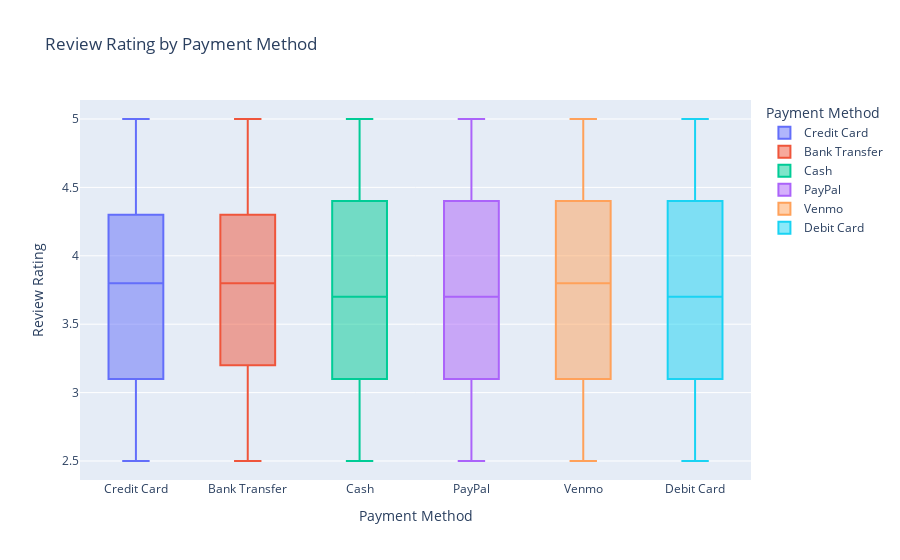

Notebook code cell kept with this figure:
### Code cell
fig= px.box (df, x='Payment Method',y='Review Rating', color='Payment Method',title='Review Rating by Payment Method')
fig.show()

### Figure 1 — Plotly figure (JSON) as saved in the notebook; plotly's stock layout.template omitted (floating-point values rounded to 4 significant figures; data arrays with more than 128 entries replaced by an {"elided": "..."} marker saying what was removed)
{"data": [{"alignmentgroup": "True", "hovertemplate": "Payment Method=%{x}<br>Review Rating=%{y}<extra></extra>", "legendgroup": "Credit Card", "marker": {"color": "#636efa"}, "name": "Credit Card", "notched": false, "offsetgroup": "Credit Card", "orientation": "v", "showlegend": true, "type": "box", "x": {"elided": "696 str values"}, "x0": " ", "xaxis": "x", "y": {"elided": "696 float values"}, "y0": " ", "yaxis": "y"}, {"alignmentgroup": "True", "hovertemplate": "Payment Method=%{x}<br>Review Rating=%{y}<extra></extra>", "legendgroup": "Bank Transfer", "marker": {"color": "#EF553B"}, "name": "Bank Transfer", "notched": false, "offsetgroup": "Bank Transfer", "orientation": "v", "showlegend": true, "type": "box", "x": {"elided": "632 str values"}, "x0": " ", "xaxis": "x", "y": {"elided": "632 float values"}, "y0": " ", "yaxis": "y"}, {"alignmentgroup": "True", "hovertemplate": "Payment Method=%{x}<br>Review Rating=%{y}<extra></extra>", "legendgroup": "Cash", "marker": {"color": "#00cc96"}, "name": "Cash", "notched": false, "offsetgroup": "Cash", "orientation": "v", "showlegend": true, "type": "box", "x": {"elided": "648 str values"}, "x0": " ", "xaxis": "x", "y": {"elided": "648 float values"}, "y0": " ", "yaxis": "y"}, {"alignmentgroup": "True", "hovertemplate": "Payment Method=%{x}<br>Review Rating=%{y}<extra></extra>", "legendgroup": "PayPal", "marker": {"color": "#ab63fa"}, "name": "PayPal", "notched": false, "offsetgroup": "PayPal", "orientation": "v", "showlegend": true, "type": "box", "x": {"elided": "638 str values"}, "x0": " ", "xaxis": "x", "y": {"elided": "638 float values"}, "y0": " ", "yaxis": "y"}, {"alignmentgroup": "True", "hovertemplate": "Payment Method=%{x}<br>Review Rating=%{y}<extra></extra>", "legendgroup": "Venmo", "marker": {"color": "#FFA15A"}, "name": "Venmo", "notched": false, "offsetgroup": "Venmo", "orientation": "v", "showlegend": true, "type": "box", "x": {"elided": "653 str values"}, "x0": " ", "xaxis": "x", "y": {"elided": "653 float values"}, "y0": " ", "yaxis": "y"}, {"alignmentgroup": "True", "hovertemplate": "Payment Method=%{x}<br>Review Rating=%{y}<extra></extra>", "legendgroup": "Debit Card", "marker": {"color": "#19d3f3"}, "name": "Debit Card", "notched": false, "offsetgroup": "Debit Card", "orientation": "v", "showlegend": true, "type": "box", "x": {"elided": "633 str values"}, "x0": " ", "xaxis": "x", "y": {"elided": "633 float values"}, "y0": " ", "yaxis": "y"}], "layout": {"boxmode": "overlay", "legend": {"title": {"text": "Payment Method"}, "tracegroupgap": 0}, "title": {"text": "Review Rating by Payment Method"}, "xaxis": {"anchor": "y", "categoryarray": ["Credit Card", "Bank Transfer", "Cash", "PayPal", "Venmo", "Debit Card"], "categoryorder": "array", "domain": [0, 1], "title": {"text": "Payment Method"}}, "yaxis": {"anchor": "x", "domain": [0, 1], "title": {"text": "Review Rating"}}}}
